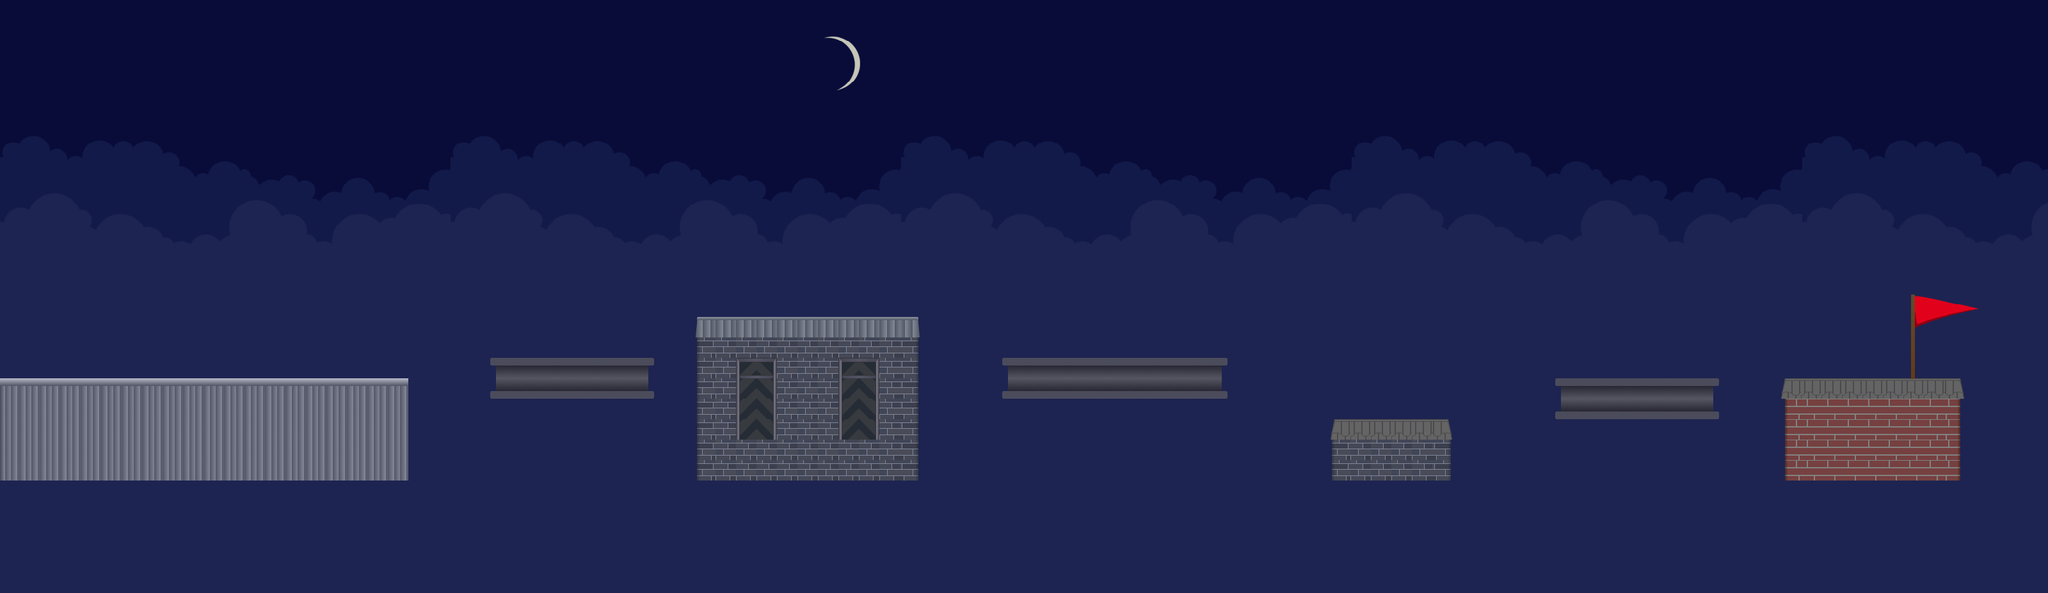

This game map was drawn from its Tiled (.tmx) file and the tilesets committed beside it. A one-line description and the trimmed map source follow:
An orthogonal 100x29 tile map with 32x32 px tiles, 4 tile layers (layer1, layer2, layer3, layer4), 22 tilesets.

<map version="1.2" tiledversion="1.2.1" orientation="orthogonal" renderorder="right-down" width="100" height="29" tilewidth="32" tileheight="32" infinite="0" backgroundcolor="#090c38" nextlayerid="44" nextobjectid="19">
 <tileset firstgid="1" name="l1" tilewidth="32" tileheight="32" spacing="1" tilecount="1" columns="1">
  <image source="../../sprites/l1.png" width="48" height="48" />
 </tileset>
 <tileset firstgid="2" name="l2" tilewidth="32" tileheight="32" spacing="1" tilecount="1" columns="1">
  <image source="../../sprites/l2.png" width="48" height="48" />
 </tileset>
 <tileset firstgid="3" name="l3" tilewidth="32" tileheight="32" spacing="1" tilecount="1" columns="1">
  <image source="../../sprites/l3.png" width="48" height="48" />
 </tileset>
 <tileset firstgid="4" name="l4" tilewidth="32" tileheight="32" spacing="1" tilecount="1" columns="1">
  <image source="../../sprites/l4.png" width="48" height="48" />
 </tileset>
 <tileset firstgid="5" name="l5" tilewidth="32" tileheight="32" spacing="1" tilecount="1" columns="1">
  <image source="../../sprites/l5.png" width="48" height="48" />
 </tileset>
 <tileset firstgid="6" name="h1" tilewidth="32" tileheight="32" spacing="1" tilecount="1" columns="1">
  <image source="../../sprites/h1.png" width="48" height="48" />
 </tileset>
 <tileset firstgid="7" name="h2" tilewidth="32" tileheight="32" spacing="1" tilecount="1" columns="1">
  <image source="../../sprites/h2.png" width="48" height="48" />
 </tileset>
 <tileset firstgid="8" name="h3" tilewidth="32" tileheight="32" spacing="1" tilecount="1" columns="1">
  <image source="../../sprites/h3.png" width="48" height="48" />
 </tileset>
 <tileset firstgid="9" name="hpart" tilewidth="32" tileheight="32" spacing="1" tilecount="1" columns="1">
  <image source="../../sprites/hpart.png" width="48" height="48" />
 </tileset>
 <tileset firstgid="10" name="hpart2" tilewidth="32" tileheight="32" spacing="1" tilecount="1" columns="1">
  <image source="../../sprites/hpart2.png" width="48" height="48" />
 </tileset>
 <tileset firstgid="11" name="w1" tilewidth="32" tileheight="32" spacing="1" tilecount="1" columns="1">
  <image source="../../sprites/w1.png" width="48" height="48" />
 </tileset>
 <tileset firstgid="12" name="w2" tilewidth="32" tileheight="32" spacing="1" tilecount="1" columns="1">
  <image source="../../sprites/w2.png" width="48" height="48" />
 </tileset>
 <tileset firstgid="13" name="ngtile1" tilewidth="32" tileheight="32" spacing="1" tilecount="1" columns="1">
  <image source="../../sprites/ngtile1.png" width="48" height="48" />
 </tileset>
 <tileset firstgid="14" name="h11" tilewidth="32" tileheight="32" spacing="1" tilecount="1" columns="1">
  <image source="../../sprites/h11.png" width="48" height="48" />
 </tileset>
 <tileset firstgid="15" name="h12" tilewidth="32" tileheight="32" spacing="1" tilecount="1" columns="1">
  <image source="../../sprites/h12.png" width="48" height="48" />
 </tileset>
 <tileset firstgid="16" name="w11" tilewidth="32" tileheight="32" spacing="1" tilecount="1" columns="1">
  <image source="../../sprites/w11.png" width="48" height="48" />
 </tileset>
 <tileset firstgid="17" name="w12" tilewidth="32" tileheight="32" spacing="1" tilecount="1" columns="1">
  <image source="../../sprites/w12.png" width="48" height="48" />
 </tileset>
 <tileset firstgid="18" name="moonimahes" tilewidth="32" tileheight="32" spacing="1" tilecount="220" columns="22">
  <image source="../../sprites/moonimahes.png" width="750" height="346" />
 </tileset>
 <tileset firstgid="238" name="flag" tilewidth="32" tileheight="32" spacing="1" tilecount="345" columns="23">
  <image source="../../sprites/flag.png" width="764" height="500" />
 </tileset>
 <tileset firstgid="583" name="pipe1" tilewidth="32" tileheight="32" spacing="1" tilecount="1" columns="1">
  <image source="../../sprites/pipe1.png" width="48" height="48" />
 </tileset>
 <tileset firstgid="584" name="pipe2" tilewidth="32" tileheight="32" spacing="1" tilecount="1" columns="1">
  <image source="../../sprites/pipe2.png" width="48" height="48" />
 </tileset>
 <tileset firstgid="585" name="wolken" tilewidth="32" tileheight="32" spacing="1" tilecount="506" columns="22">
  <image source="../../sprites/wolken.png" width="750" height="777" />
 </tileset>
 <layer id="40" name="layer1" width="100" height="29">
  <data>[2900 cells, 2300 non-empty, 352 distinct tile ids]</data>
 </layer>
 <layer id="41" name="layer2" width="100" height="29" offsetx="-2" offsety="208">
  <data>[2900 cells, 305 non-empty, 16 distinct tile ids]</data>
 </layer>
 <layer id="42" name="layer3" width="100" height="29" offsetx="387" offsety="28">
  <data>[2900 cells, 20 non-empty, 20 distinct tile ids]</data>
 </layer>
 <layer id="43" name="layer4" width="100" height="29">
  <data>[2900 cells, 9 non-empty, 9 distinct tile ids]</data>
 </layer>
</map>
